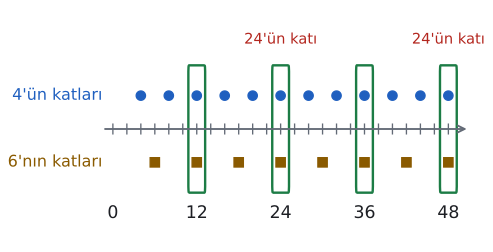

Generate this figure with Python:
import sys; sys.path.insert(0, "tools")
from cizim import *

# 4'ün ve 6'nın katları: ortak katlar 12, 24, 36, 48; bunların yalnızca yarısı 24'ün katı.
fig, ax = sekil(6.2, 3.2)
ax.axis("off")
ax.annotate("", xy=(51, 0), xytext=(-1.5, 0), arrowprops=dict(arrowstyle="->", color=SOLUK, lw=1.4))
for k in range(4, 49, 4):
    ax.plot(k, 0.55, "o", color=MAVI, markersize=7)
for k in range(6, 49, 6):
    ax.plot(k, -0.55, "s", color=SARI, markersize=7)
for k in range(0, 49, 2):
    ax.plot([k, k], [-0.08, 0.08], color=SOLUK, lw=1)
for k in (0, 12, 24, 36, 48):
    ax.text(k, -1.25, str(k), ha="center", va="top", fontsize=13, color=YAZI)
for k in (12, 24, 36, 48):
    renk = KIRMIZI if k in (24, 48) else YESIL
    ax.add_patch(patches.FancyBboxPatch((k - 1.1, -0.95), 2.2, 1.9, boxstyle="round,pad=0.1", fill=False, ec=YESIL, lw=1.8))
    if k in (24, 48):
        ax.text(k, 1.35, "24'ün katı", ha="center", va="bottom", fontsize=11, color=KIRMIZI)
ax.text(-1.5, 0.55, "4'ün katları", ha="right", va="center", fontsize=12, color=MAVI)
ax.text(-1.5, -0.55, "6'nın katları", ha="right", va="center", fontsize=12, color=SARI)
ax.set_xlim(-14, 52); ax.set_ylim(-1.9, 2.0)
kaydet(fig, __file__)
